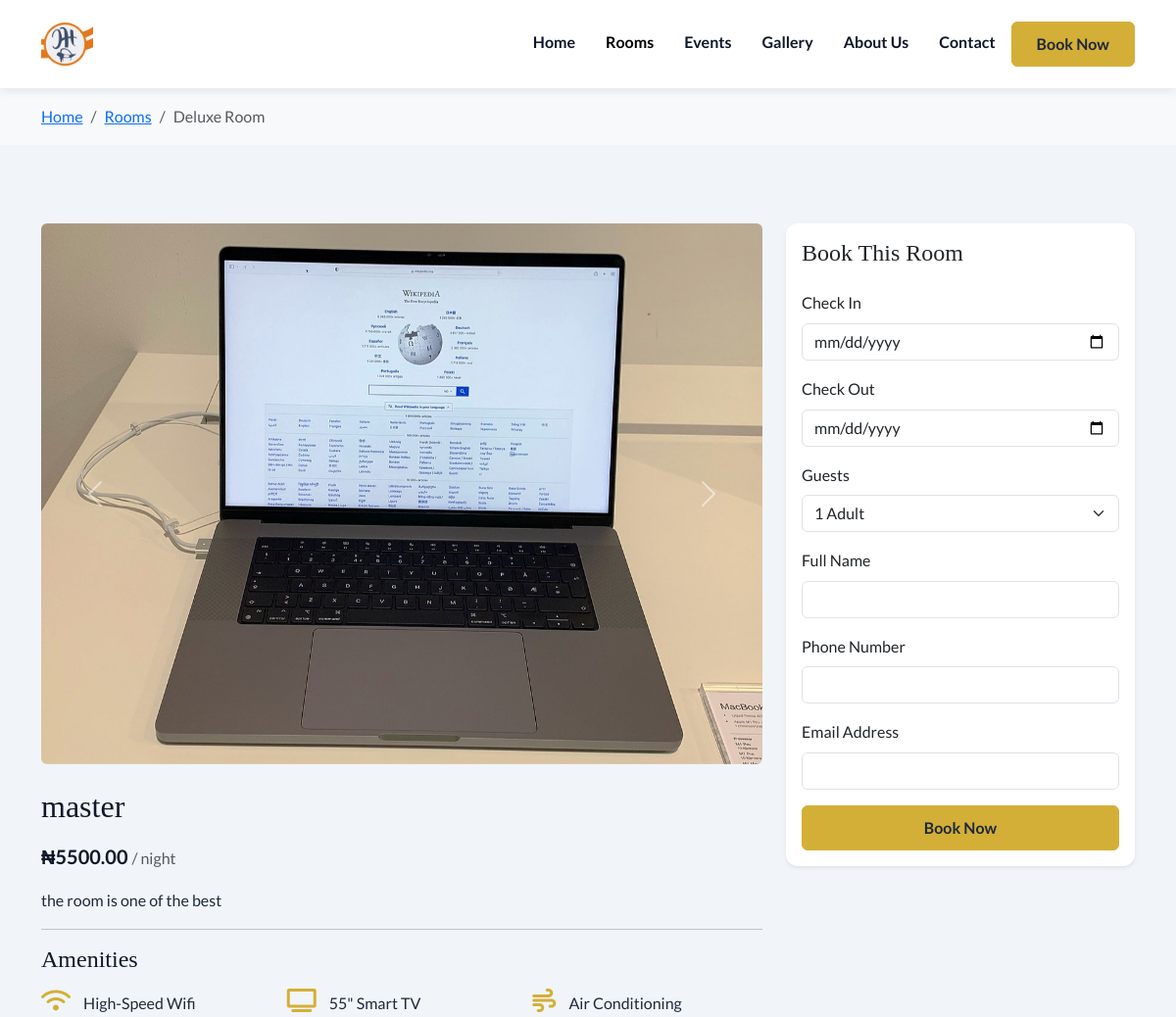
/room/master/ (upper part), run on an earlier commit of the app's database.
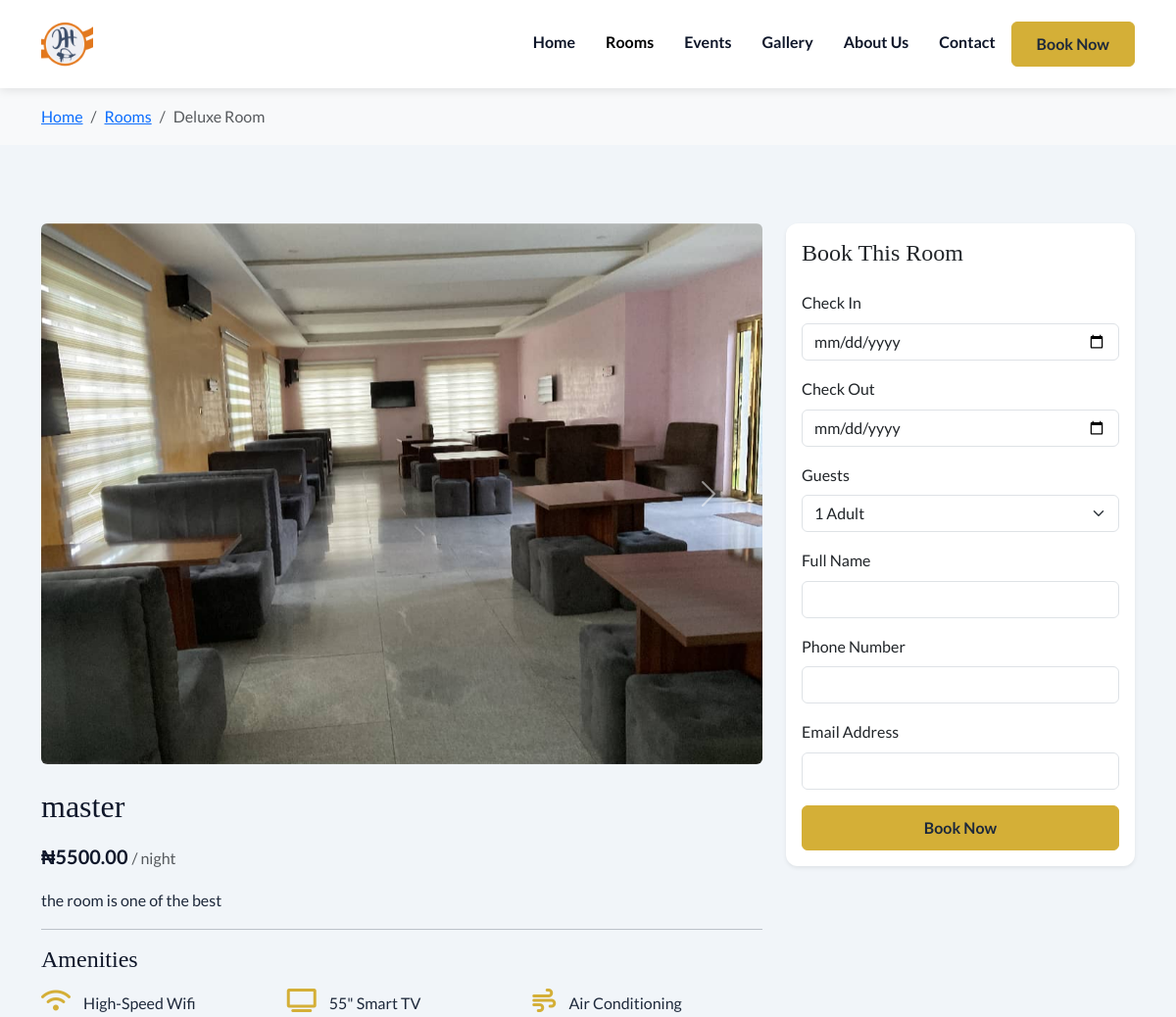
And on a later commit of the database.
### main/models.py (models this page shows, shortened)
class RoomImage(models.Model):
    room = models.ForeignKey(Room, on_delete=models.CASCADE, related_name="images")
    image = models.ImageField(upload_to="rooms/")
    is_primary = models.BooleanField(default=False)
    created_at = models.DateTimeField(auto_now_add=True)

### main/views.py (the view, shortened to what this page needs)
# urls.py: path("room/<slug:slug>/", views.room_detail, name="room_detail"),
def room_detail(request, slug):
    room = get_object_or_404(Room.objects.prefetch_related("images"), slug=slug)
    context = {"room": room, "images": room.images.all(), "primary_image": room.get_primary_image()}
    return render(request, "main/room-detail.html", context)

### main/models.py (called while the page is built)
    def get_primary_image(self):
        img = self.images.filter(is_primary=True).first()
        return img or self.images.first()

### main/templates/main/room-detail.html (shortened to what the changed rows need)
<!DOCTYPE html>
<html lang="en">
{% load static %}
<head>
    <link href="https://cdn.jsdelivr.net/npm/bootstrap@5.3.0/dist/css/bootstrap.min.css" rel="stylesheet">
    <link rel="stylesheet" href="https://cdnjs.cloudflare.com/ajax/libs/font-awesome/6.0.0/css/all.min.css">
    <link rel="stylesheet" href="{% static 'css/styles.css' %}">
</head>
<body>
    <section class="section-padding">
        <div class="container">
            <div class="row">
                <div class="col-lg-8">
                    <div id="roomCarousel" class="carousel slide mb-4" data-bs-ride="carousel">
                        <div class="carousel-inner rounded">
                            {% with images=room.images.all %}
                            {% if images|length %}
                                {% if primary_image %}
                                    <div class="carousel-item active">
                                        <img src="{{ primary_image.image.url }}" class="d-block w-100" alt="{{ room.name }} image">
                                    </div>
                                {% else %}
                                    {% for img in images %}
                                        <div class="carousel-item {% if forloop.first %}active{% endif %}">
                                            <img src="{{ img.image.url }}" class="d-block w-100" alt="{{ room.name }} image">
                                        </div>
                                    {% endfor %}
                                {% endif %}
                            {% endif %}
                            {% endwith %}
                        </div>
                    </div>
                    <h2 class="mb-3">{{ room.name }}</h2>
                </div>
            </div>
        </div>
    </section>
</body>
</html>

What changed in the data, as far as the page shows it:
changed RoomImage: image: a different picture
